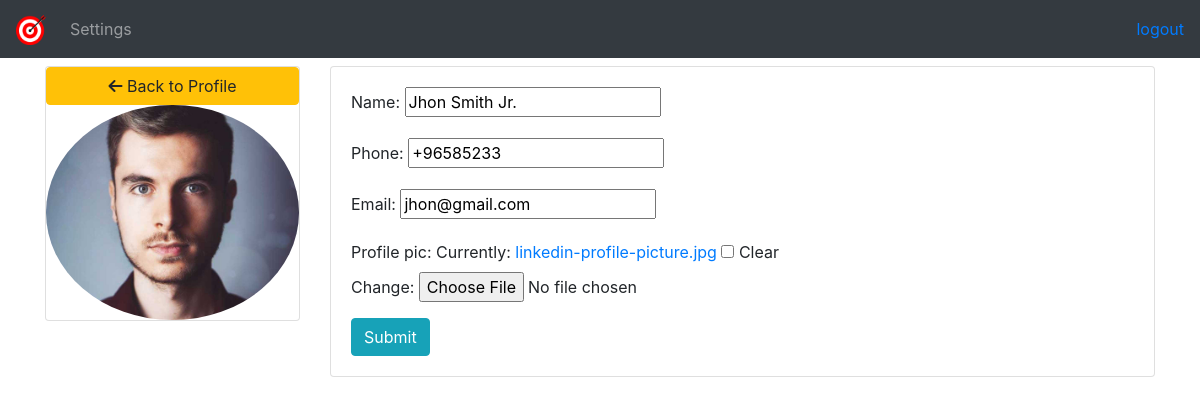
/account/ (signed in), run on the app's committed database.
### account/models.py (models this page shows, shortened)
class Customer(models.Model):
    user = models.OneToOneField(User,null=True,blank=True,on_delete=models.CASCADE)
    name = models.CharField(max_length=200,null=True)
    phone = models.CharField(max_length=200,null=True)
    email = models.CharField(max_length=200,null=True)
    profile_pic = models.ImageField(null=True,blank=True)
    date_created = models.DateTimeField(auto_now_add=True,null=True)

### account/decorators.py (the view)
        def wrapper_func(request,*args,**kwargs):
            group = None
            if request.user.groups.exists():
                group = request.user.groups.all()[0].name
            if group in role:
                return view_func(request,*args,**kwargs)
            else:
                return HttpResponse('Access Denied!Go Back')

### account/forms.py
class CustomerForm(ModelForm):
    class Meta:
        model = Customer
        fields = '__all__'
        exclude = ['user']

### account/views.py (called while the page is built)
@login_required(login_url='login')
@user_role(role=['customer'])
def accountSettings(request):
    customer = request.user.customer
    form = CustomerForm(instance=customer)
    if request.method == 'POST':
        form = CustomerForm(request.POST, request.FILES, instance=customer)
        if form.is_valid():
            form.save()
    context = {'form':form}
    return render(request,'account/profile_settings.html',context)

### account/templates/account/profile_settings.html (shortened to what this page needs)
{% extends 'main.html' %}
{% block navbar %}
{% include 'nav.html' %}
{% endblock %}
{% block content %}
<div class="row">
    <div class="col-lg-3">
        <div class="card mt-2">
            <div class="cr-body ">
                <a href="{% url 'home' %}" class="btn btn-warning w-100"><i class="fa-solid fa-arrow-left"></i> Back to Profile</a>
                <img class="w-100 rounded-circle" src="{{ request.user.customer.profile_pic.url }}" alt="">
            </div>
        </div>
    </div>
    <div class="col-lg-9">
        <div class="card card-body mt-2">
            <form action="" method="POST" enctype="multipart/form-data">
                {{ form.as_p }}
                <input type="submit" name="" class="btn btn-info" value="Submit" id="">
            </form>
        </div>
    </div>
</div>
{% endblock %}

### data on the page
Customer: name "Jhon Smith Jr.", phone "+96585233", email "jhon@gmail.com"
